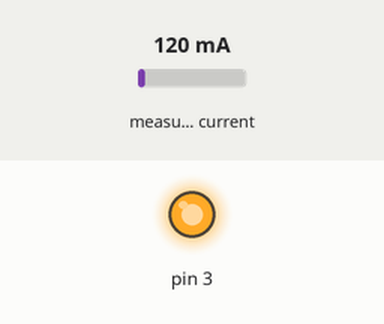
This sketch was run on a simulated Arduino Uno, built with avr-gcc and run on an emulated ATmega328P. On the bench: output pins drawn as LEDs (lit = HIGH). Inputs (shaded band) come from the test bench; at power-on: measured current 120 mA. What the sketch prints to the serial monitor is not drawn.

Above: at 0.1 s.
Timing chart, 0 to 1.6 s (numbered marks = the images above):
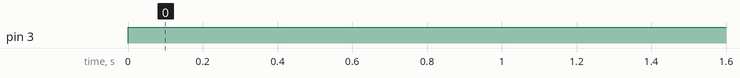

The sketch:

ACS712_base_.ino
```cpp
#include <ACS712.h>
const int AOUT  = A1;

ACS712 acs(ACS712_30A, AOUT);
void setup() {
  pinMode(3, OUTPUT);
  digitalWrite(3, LOW);
  Serial.begin(9600);
}

void loop() {

  digitalWrite(3, HIGH);
  float aout = acs.getCurrentAC();
  Serial.println(aout);
  delay(1000);


}
```

Measured:
- by itself, pin 3: LOW → HIGH at 0.00 s
